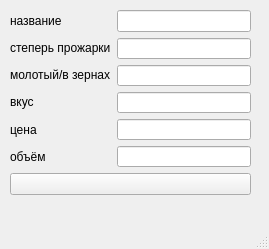
<?xml version="1.0" encoding="UTF-8"?>
<ui version="4.0">
 <class>MainWindow</class>
 <widget class="QMainWindow" name="MainWindow">
  <property name="geometry">
   <rect>
    <x>0</x>
    <y>0</y>
    <width>269</width>
    <height>249</height>
   </rect>
  </property>
  <property name="windowTitle">
   <string>MainWindow</string>
  </property>
  <widget class="QWidget" name="centralwidget">
   <widget class="QWidget" name="">
    <property name="geometry">
     <rect>
      <x>10</x>
      <y>10</y>
      <width>241</width>
      <height>185</height>
     </rect>
    </property>
    <layout class="QVBoxLayout" name="verticalLayout_3">
     <item>
      <layout class="QHBoxLayout" name="horizontalLayout">
       <item>
        <layout class="QVBoxLayout" name="verticalLayout">
         <item>
          <widget class="QLabel" name="label">
           <property name="text">
            <string>название</string>
           </property>
          </widget>
         </item>
         <item>
          <widget class="QLabel" name="label_2">
           <property name="text">
            <string>степерь прожарки</string>
           </property>
          </widget>
         </item>
         <item>
          <widget class="QLabel" name="label_3">
           <property name="text">
            <string>молотый/в зернах</string>
           </property>
          </widget>
         </item>
         <item>
          <widget class="QLabel" name="label_4">
           <property name="text">
            <string>вкус</string>
           </property>
          </widget>
         </item>
         <item>
          <widget class="QLabel" name="label_5">
           <property name="text">
            <string>цена</string>
           </property>
          </widget>
         </item>
         <item>
          <widget class="QLabel" name="label_6">
           <property name="text">
            <string>объём</string>
           </property>
          </widget>
         </item>
        </layout>
       </item>
       <item>
        <layout class="QVBoxLayout" name="verticalLayout_2">
         <item>
          <widget class="QLineEdit" name="name"/>
         </item>
         <item>
          <widget class="QLineEdit" name="roast_level"/>
         </item>
         <item>
          <widget class="QLineEdit" name="type"/>
         </item>
         <item>
          <widget class="QLineEdit" name="taste"/>
         </item>
         <item>
          <widget class="QLineEdit" name="price"/>
         </item>
         <item>
          <widget class="QLineEdit" name="volume"/>
         </item>
        </layout>
       </item>
      </layout>
     </item>
     <item>
      <widget class="QPushButton" name="pushButton">
       <property name="text">
        <string/>
       </property>
      </widget>
     </item>
    </layout>
   </widget>
  </widget>
  <widget class="QMenuBar" name="menubar">
   <property name="geometry">
    <rect>
     <x>0</x>
     <y>0</y>
     <width>269</width>
     <height>21</height>
    </rect>
   </property>
  </widget>
  <widget class="QStatusBar" name="statusbar"/>
 </widget>
 <resources/>
 <connections/>
</ui>
